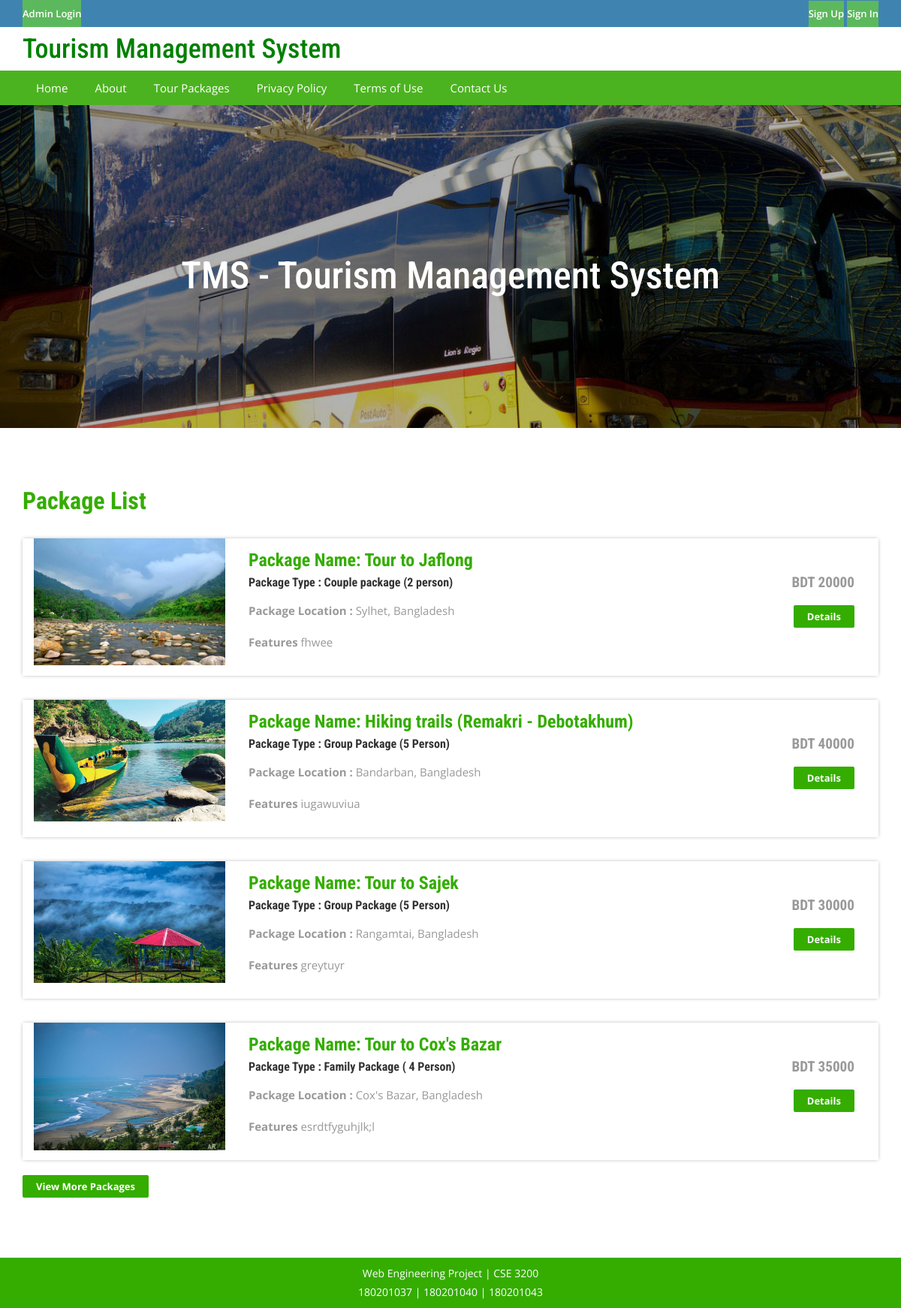
The page /tms_v5/index.php on the database its author committed.
### tables this page shows
CREATE TABLE `tbltourpackages` (
  `PackageId` int(11) NOT NULL,
  `PackageName` varchar(200) DEFAULT NULL,
  `PackageType` varchar(150) DEFAULT NULL,
  `PackageLocation` varchar(100) DEFAULT NULL,
  `PackagePrice` int(11) DEFAULT NULL,
  `PackageFetures` varchar(255) DEFAULT NULL,
  `PackageDetails` mediumtext DEFAULT NULL,
  `PackageImage` varchar(100) DEFAULT NULL,
  `Creationdate` timestamp NULL DEFAULT current_timestamp(),
  `UpdationDate` timestamp NULL DEFAULT NULL ON UPDATE current_timestamp()
);

### tms_v5/index.php (the view, shortened to what this page needs)
<?php
include('includes/config.php');
?>
<!DOCTYPE HTML>
<html>
<head>
<link href="css/bootstrap.css" rel='stylesheet' type='text/css' />
<link href="css/style.css" rel='stylesheet' type='text/css' />
<link href="css/font-awesome.css" rel="stylesheet">
<link href="css/animate.css" rel="stylesheet" type="text/css" media="all">
</head>
<body>
<?php include('includes/header.php');?>
<div class="banner">
	<div class="container">
		<h1 class="wow zoomIn animated animated" data-wow-delay=".5s" style="visibility: visible; animation-delay: 0.5s; animation-name: zoomIn;"> TMS - Tourism Management System</h1>
	</div>
</div>
<div class="container">
	<div class="holiday">
	<h3>Package List</h3>
<?php $sql = "SELECT * from tbltourpackages order by rand() limit 4";
$query = $dbh->prepare($sql);
$query->execute();
$results=$query->fetchAll(PDO::FETCH_OBJ);
if($query->rowCount() > 0)
{
foreach($results as $result)
{	?>
			<div class="rom-btm">
				<div class="col-md-3 room-left wow fadeInLeft animated" data-wow-delay=".5s">
					<img src="admin/pacakgeimages/<?php echo htmlentities($result->PackageImage);?>" class="img-responsive" alt="">
				</div>
				<div class="col-md-6 room-midle wow fadeInUp animated" data-wow-delay=".5s">
					<h4>Package Name: <?php echo htmlentities($result->PackageName);?></h4>
					<h6>Package Type : <?php echo htmlentities($result->PackageType);?></h6>
					<p><b>Package Location :</b> <?php echo htmlentities($result->PackageLocation);?></p>
					<p><b>Features</b> <?php echo htmlentities($result->PackageFetures);?></p>
				</div>
				<div class="col-md-3 room-right wow fadeInRight animated" data-wow-delay=".5s">
					<h5>BDT <?php echo htmlentities($result->PackagePrice);?></h5>
					<a href="package-details.php?pkgid=<?php echo htmlentities($result->PackageId);?>" class="view">Details</a>
				</div>
				<div class="clearfix"></div>
			</div>
<?php }} ?>
<div><a href="package-list.php" class="view">View More Packages</a></div>
</div>
	</div>
<?php include('includes/footer.php');?>
</body>
</html>

### tms_v5/includes/header.php (shortened to what this page needs)
<?php if($_SESSION['login'])
{?>
<div class="top-header">
	<div class="container">
		<ul class="tp-hd-lft wow fadeInLeft animated" data-wow-delay=".5s">
			<li class="hm"><a href="index.php"><i class="fa fa-home"></i></a></li>
			<li class="prnt"><a href="profile.php">My Profile</a></li>
				<li class="prnt"><a href="change-password.php">Change Password</a></li>
			<li class="prnt"><a href="tour-history.php">My Tour History</a></li>
		</ul>
		<ul class="tp-hd-rgt wow fadeInRight animated" data-wow-delay=".5s">
			<li class="tol">Welcome :</li>
			<li class="sig"><?php echo htmlentities($_SESSION['login']);?></li>
			<li class="sigi"><a href="logout.php" >/ Logout</a></li>
        </ul>
		<div class="clearfix"></div>
	</div>
</div><?php } else {?>
<div class="top-header">
	<div class="container">
		<ul class="tp-hd-lft wow fadeInLeft animated" data-wow-delay=".5s">
				<li class="btn-success"><a href="admin/index.php">Admin Login</a></li>
		</ul>
		<ul class="tp-hd-rgt wow fadeInRight animated" data-wow-delay=".5s">
			<li class="btn-success"><a href="#" data-toggle="modal" data-target="#myModal" >Sign Up </a></li>
			<li class="btn-success"><a href="#" data-toggle="modal" data-target="#myModal4" >  Sign In</a></li>
        </ul>
		<div class="clearfix"></div>
	</div>
</div>
<?php }?>
<div class="header">
	<div class="container">
		<marquee> <h1 style="color: green;">Tourism Management System</h1></marquee>
		</div>
	</div>
<div class="footer-btm wow fadeInLeft animated" data-wow-delay=".5s">
	<div class="container">
	<div class="navigation">
			<nav class="navbar navbar-default">
				<div class="collapse navbar-collapse nav-wil" id="bs-example-navbar-collapse-1">
					<nav class="cl-effect-1">
						<ul class="nav navbar-nav">
							<li><a href="index.php">Home</a></li>
							<li><a href="####">About</a></li>
								<li><a href="package-list.php">Tour Packages</a></li>
								<li><a href="#####">Privacy Policy</a></li>
								<li><a href="####">Terms of Use</a></li>
								<li><a href="#####">Contact Us</a></li>
						</ul>
					</nav>
				</div>
			</nav>
		</div>
	</div>
</div>

### tms_v5/includes/footer.php
<div class="copy-right">
	<div class="container">
		<p class="wow zoomIn animated animated"> Web Engineering Project | CSE 3200 </p>
		<p class="wow zoomIn animated animated"> 180201037 | 180201040 | 180201043 </p>
	</div>
</div>

### tms_v5/css/style.css (style rules this page uses)
html, body { font-size: 100%; background: #fff; font-family: 'Open Sans', sans-serif; }
body a,.grid_1,plan_1,plan_1.one,plan_1.two,i.icon1, i.icon2, i.icon3, i.icon4, i.icon5, i.icon6 { transition:0.5s all; -webkit-transition:0.5s all; -moz-transition:0.5s all; -o-transition:0.5s all; -ms-transition:0.5s all; }
h1,h2,h3,h4,h5,h6 { margin:0; font-family: 'Roboto Condensed', sans-serif; }
p { margin:0; }
ul { margin:0; padding:0; }
.top-header { background-color: #3F84B1; border-bottom: 0 none; height: 36px; line-height: 35px; }
ul.tp-hd-lft { float: left; }
ul.tp-hd-lft li { display: inline-block; }
ul.tp-hd-lft a { font-size: 13px; font-weight: 600; color:#fff; }
ul.tp-hd-rgt { float:right; }
ul.tp-hd-rgt li { display: inline-block; font-size: 13px; font-weight: 600; color:#fff; }
ul.tp-hd-rgt a { font-size: 13px; font-weight: 600; color:#fff; }
.header { background-color: #fff; margin: 0; padding: 10px 0 8px; }
.banner { background: url(../images/3.jpg)no-repeat; background-size: cover; -webkit-background-size: cover; -o-background-size: cover; -ms-background-size: cover; -moz-background-size: cover; min-height: 430px; }
.banner h1 { font-size: 50px; margin-bottom: 40px; padding: 4em 0 0; text-align: center; color: #ffffff; }
.holiday { padding: 5em 0; }
.holiday h3 { font-size: 2em; font-weight: 700; color: #34ad00; }
.holiday p { font-size: 1.2em; line-height: 1.8em; margin: 1em 0; color: #999; }
.footer-btm li { display: inline-block; margin: 0 10px; font-size: 14px; color: #fff; }
.footer-btm li a { font-size: 15px; color: #fff; display: inline-block; padding: 5px 8px; }
.footer-btm { background:#4CB320; padding: 0.5em 0; text-align:center; }
.copy-right p { color:#fff; font-size:14px; line-height: 1.8em; }
.copy-right { background:#34ad00; text-align: center; padding: 0.5em 0; }
a.view { padding: 6px 18px; font-weight: 700; color: #fff; background-color: #34ad00; border: 0; font-size: 13px; border-radius: 2px; -webkit-transition: all .2s; -moz-transition: all .2s; transition: all .2s; margin-top: 20px; display: inline-block; }
.rom-btm { margin-top: 2em; box-shadow: 0px 0px 5px -1px rgba(0, 0, 0, 0.37); }
.rom-btm h4 { font-size: 1.5em; font-weight: 700; color: #34ad00; }
.rom-btm p { font-size: 15px; color: #999; }
.rom-btm h6 { font-size: 1em; font-weight: 700; margin: 0.5em 0; }
.room-right { text-align: right; padding: 3em 2em; }
.room-midle { padding: 1em; }
.rom-btm h5 { font-size: 1.2em; font-weight: 700; color: #999; }
.navbar-default { background-color: #4CB320 !important; border-color: #4CB320 !important; }
.navbar { min-height: 0px !important; margin-bottom:0px !important; border-radius:0px !important; border: none !important; }
ul.nav.navbar-nav li a { font-size: 15px ; color: #fff; display: inline-block; padding: 5px 8px; }
.navbar-collapse { padding-right: 0px !important; padding-left: 0px !important; }

### rows shown on the page
tbltourpackages: PackageImage (picture), PackageName "Tour to Jaflong", PackageType "Couple package (2 person)", PackageLocation "Sylhet, Bangladesh", PackageFetures "fhwee", PackagePrice "20000"
tbltourpackages: PackageImage (picture), PackageName "Hiking trails (Remakri - Debotakhum)", PackageType "Group Package (5 Person)", PackageLocation "Bandarban, Bangladesh", PackageFetures "iugawuviua", PackagePrice "40000"
tbltourpackages: PackageImage (picture), PackageName "Tour to Sajek", PackageType "Group Package (5 Person)", PackageLocation "Rangamtai, Bangladesh", PackageFetures "greytuyr", PackagePrice "30000"
tbltourpackages: PackageImage (picture), PackageName "Tour to Cox's Bazar", PackageType "Family Package ( 4 Person)", PackageLocation "Cox's Bazar, Bangladesh", PackageFetures "esrdtfyguhjlk;l", PackagePrice "35000"
